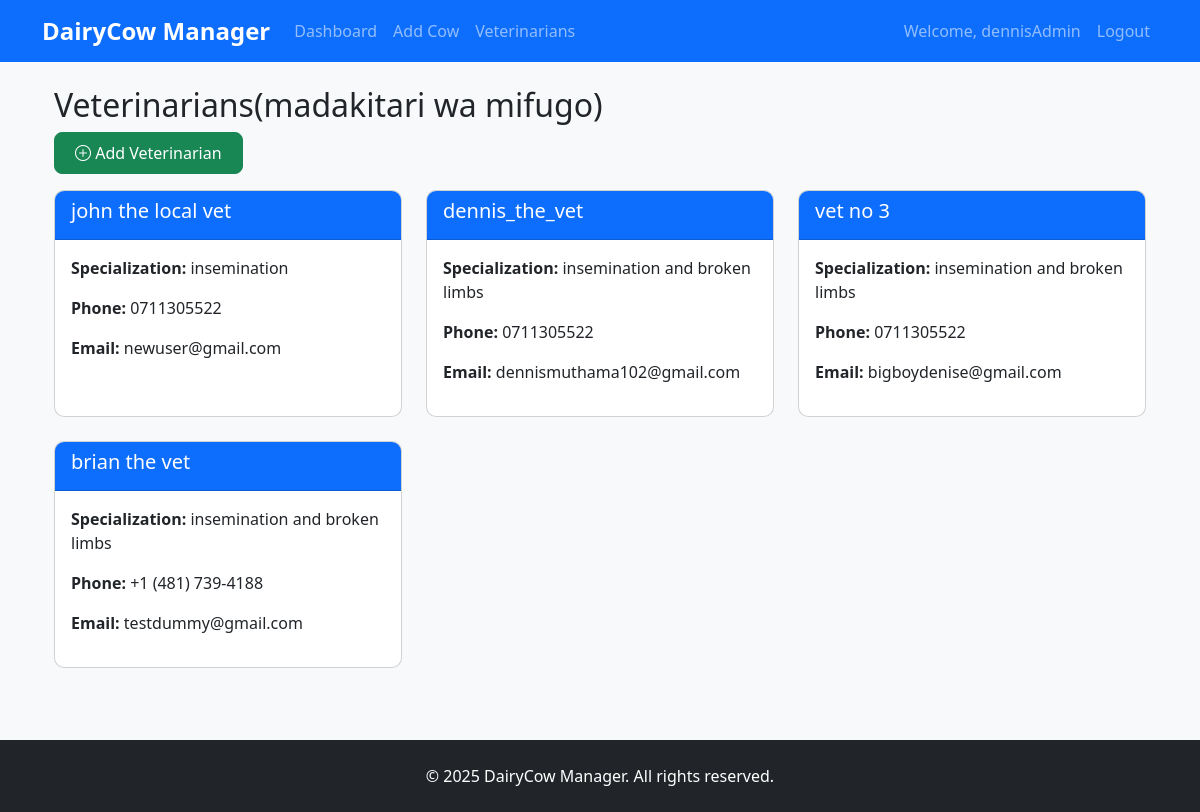
Page /veterinarians/ (signed in) on the committed database.
### dairy/models.py (models this page shows, shortened)
class Veterinarian(models.Model):
    name = models.CharField(max_length=100)
    specialization = models.CharField(max_length=100)
    phone = models.CharField(max_length=20)
    email = models.EmailField(blank=True, null=True)
    address = models.TextField(blank=True, null=True)
    notes = models.TextField(blank=True, null=True)

### dairy/views.py (the view)
# urls.py: path('veterinarians/', views.vet_list, name='vet_list'),
@login_required
def vet_list(request):
    vets = Veterinarian.objects.all()
    return render(request, 'vet_list.html', {'vets': vets, 'title': 'Veterinarians'})

### dairy/templates/vet_list.html
{% extends 'base.html' %}
{% load crispy_forms_tags %}
{% block content %}
<div class="container mt-4">
    <h2>Veterinarians(madakitari wa mifugo)</h2>
    {% if user.is_staff %}
    <a href="{% url 'add_vet' %}" class="btn btn-success mb-3">
        <i class="bi bi-plus-circle"></i> Add Veterinarian
    </a>
    {% endif %}
    <div class="row">
        {% for vet in vets %}
        <div class="col-md-4 mb-4">
            <div class="card h-100">
                <div class="card-header bg-primary text-white">
                    <h5>{{ vet.name }}</h5>
                </div>
                <div class="card-body">
                    <p><strong>Specialization:</strong> {{ vet.specialization }}</p>
                    <p><strong>Phone:</strong> {{ vet.phone }}</p>
                    {% if vet.email %}
                    <p><strong>Email:</strong> {{ vet.email }}</p>
                    {% endif %}
                </div>
            </div>
        </div>
        {% empty %}
        <div class="col-12">
            <div class="alert alert-info">No veterinarians found.</div>
        </div>
        {% endfor %}
    </div>
</div>
{% endblock %}

### dairy/templates/base.html (shortened to what this page needs)
{% load static %}
<!DOCTYPE html>
<html lang="en">
<head>
    <link href="https://cdn.jsdelivr.net/npm/bootstrap@5.3.0/dist/css/bootstrap.min.css" rel="stylesheet">
    <link rel="stylesheet" href="https://cdn.jsdelivr.net/npm/bootstrap-icons@1.10.0/font/bootstrap-icons.css">
    <link rel="stylesheet" href="{% static 'css/styles.css' %}">
</head>
<body>
    <nav class="navbar navbar-expand-lg navbar-dark bg-primary">
        <div class="container">
            <a class="navbar-brand" href="{% url 'dashboard' %}">DairyCow Manager</a>
            <div class="collapse navbar-collapse" id="navbarNav">
                <ul class="navbar-nav me-auto">
                    {% if user.is_authenticated %}
                        <li class="nav-item">
                            <a class="nav-link" href="{% url 'dashboard' %}">Dashboard</a>
                        </li>
                        <li class="nav-item">
                            <a class="nav-link" href="{% url 'add_cow' %}">Add Cow</a>
                        </li>
                        <li class="nav-item">
                            <a class="nav-link" href="{% url 'vet_list' %}">Veterinarians</a>
                        </li>
                    {% endif %}
                </ul>
                <ul class="navbar-nav">
                    {% if user.is_authenticated %}
                        <li class="nav-item">
                            <span class="nav-link">Welcome, {{ user.username }}</span>
                        </li>
                        <li class="nav-item">
                            <a class="nav-link" href="{% url 'logout' %}">Logout</a>
                        </li>
                    {% endif %}
                </ul>
            </div>
        </div>
    </nav>
    <main class="container my-4">
        {% block content %}{% endblock %}
    </main>
    <footer class="bg-dark text-white py-4 mt-5">
        <div class="container text-center">
            <p class="mb-0">© 2025 DairyCow Manager. All rights reserved.</p>
        </div>
    </footer>
</body>
</html>

### dairy/static/css/styles.css (style rules this page uses)
body { background-color: #f8f9fa; font-family: 'Segoe UI', Tahoma, Geneva, Verdana, sans-serif; }
.card { border-radius: 10px; overflow: hidden; transition: transform 0.3s ease, box-shadow 0.3s ease; }
.card-header { font-weight: 600; }
.navbar-brand { font-weight: 700; font-size: 1.5rem; }
.btn { border-radius: 8px; font-weight: 500; padding: 0.5rem 1.25rem; }

### rows in the picture
Veterinarian: name "john the local vet", specialization "insemination", phone "0711305522", email "newuser@gmail.com"
Veterinarian: name "dennis_the_vet", specialization "insemination and broken limbs", phone "0711305522", email "dennismuthama102@gmail.com"
Veterinarian: name "vet no 3", specialization "insemination and broken limbs", phone "0711305522", email "bigboydenise@gmail.com"
Veterinarian: name "brian the vet", specialization "insemination and broken limbs", phone "+1 (481) 739-4188", email "testdummy@gmail.com"

### other values in the picture
{{ user.username }} "dennisAdmin"
